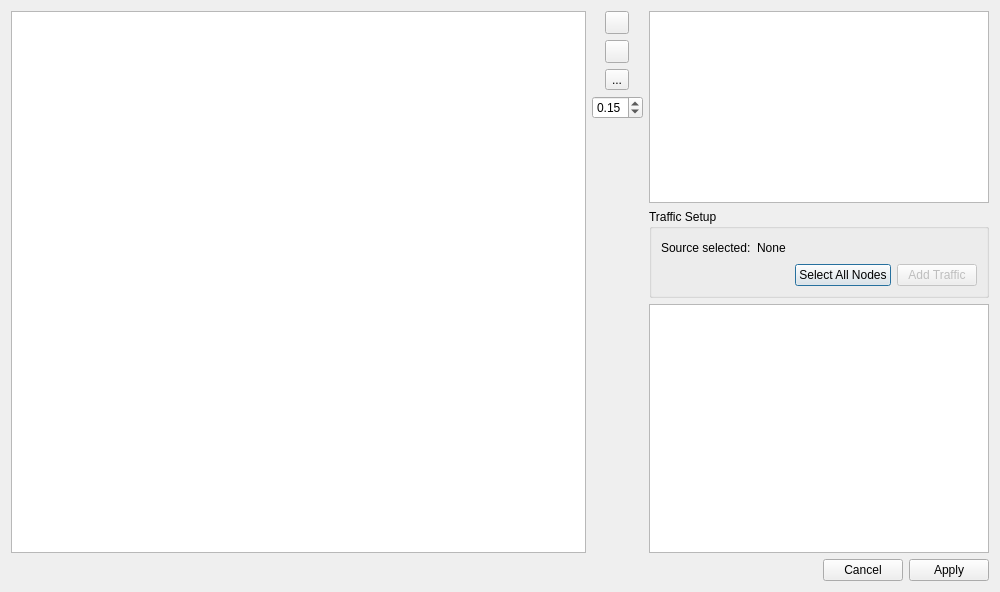
<?xml version="1.0" encoding="UTF-8"?>
<ui version="4.0">
 <class>TrafficConfigurationDialog</class>
 <widget class="QDialog" name="TrafficConfigurationDialog">
  <property name="geometry">
   <rect>
    <x>0</x>
    <y>0</y>
    <width>1000</width>
    <height>592</height>
   </rect>
  </property>
  <property name="windowTitle">
   <string>Traffic Setup</string>
  </property>
  <property name="locale">
   <locale language="English" country="UnitedStates"/>
  </property>
  <layout class="QVBoxLayout" name="verticalLayout_4">
   <item>
    <layout class="QHBoxLayout" name="horizontalLayout_3" stretch="1,0,0">
     <item>
      <widget class="PersonalGraphicsView" name="graphicsView">
       <property name="dragMode">
        <enum>QGraphicsView::RubberBandDrag</enum>
       </property>
       <property name="transformationAnchor">
        <enum>QGraphicsView::AnchorUnderMouse</enum>
       </property>
      </widget>
     </item>
     <item>
      <layout class="QVBoxLayout" name="verticalLayout_3">
       <item alignment="Qt::AlignHCenter">
        <widget class="QToolButton" name="zoomIn">
         <property name="icon">
          <iconset resource="../resources/Icons.qrc">
           <normaloff>:/icons/icons/zoomin.png</normaloff>:/icons/icons/zoomin.png</iconset>
         </property>
        </widget>
       </item>
       <item alignment="Qt::AlignHCenter">
        <widget class="QToolButton" name="zoomOut">
         <property name="icon">
          <iconset resource="../resources/Icons.qrc">
           <normaloff>:/icons/icons/zoomout.png</normaloff>:/icons/icons/zoomout.png</iconset>
         </property>
        </widget>
       </item>
       <item alignment="Qt::AlignHCenter">
        <widget class="QToolButton" name="zoomRestore">
         <property name="text">
          <string>...</string>
         </property>
         <property name="icon">
          <iconset resource="../resources/Icons.qrc">
           <normaloff>:/icons/icons/zoomrestore.png</normaloff>:/icons/icons/zoomrestore.png</iconset>
         </property>
        </widget>
       </item>
       <item>
        <widget class="QDoubleSpinBox" name="zoomScale">
         <property name="minimum">
          <double>0.010000000000000</double>
         </property>
         <property name="maximum">
          <double>1.000000000000000</double>
         </property>
         <property name="singleStep">
          <double>0.100000000000000</double>
         </property>
         <property name="value">
          <double>0.150000000000000</double>
         </property>
        </widget>
       </item>
       <item>
        <spacer name="verticalSpacer">
         <property name="orientation">
          <enum>Qt::Vertical</enum>
         </property>
         <property name="sizeHint" stdset="0">
          <size>
           <width>20</width>
           <height>40</height>
          </size>
         </property>
        </spacer>
       </item>
      </layout>
     </item>
     <item>
      <layout class="QVBoxLayout" name="verticalLayout_2" stretch="0,0,1">
       <item>
        <widget class="QListWidget" name="listConf">
         <property name="editTriggers">
          <set>QAbstractItemView::CurrentChanged|QAbstractItemView::SelectedClicked</set>
         </property>
         <property name="wordWrap">
          <bool>true</bool>
         </property>
        </widget>
       </item>
       <item>
        <widget class="QGroupBox" name="groupBox">
         <property name="minimumSize">
          <size>
           <width>340</width>
           <height>0</height>
          </size>
         </property>
         <property name="title">
          <string>Traffic Setup</string>
         </property>
         <layout class="QVBoxLayout" name="verticalLayout" stretch="0,0">
          <item>
           <layout class="QHBoxLayout" name="horizontalLayout" stretch="0,1,0">
            <item>
             <widget class="QLabel" name="label">
              <property name="text">
               <string>Source selected:</string>
              </property>
             </widget>
            </item>
            <item>
             <widget class="QLabel" name="labelNodeSelected">
              <property name="text">
               <string>None</string>
              </property>
             </widget>
            </item>
            <item>
             <spacer name="horizontalSpacer">
              <property name="orientation">
               <enum>Qt::Horizontal</enum>
              </property>
              <property name="sizeHint" stdset="0">
               <size>
                <width>10</width>
                <height>20</height>
               </size>
              </property>
             </spacer>
            </item>
           </layout>
          </item>
          <item>
           <layout class="QHBoxLayout" name="horizontalLayout_2">
            <item>
             <spacer name="horizontalSpacer_2">
              <property name="orientation">
               <enum>Qt::Horizontal</enum>
              </property>
              <property name="sizeHint" stdset="0">
               <size>
                <width>80</width>
                <height>20</height>
               </size>
              </property>
             </spacer>
            </item>
            <item>
             <widget class="QPushButton" name="buttonSelectAllNodes">
              <property name="text">
               <string>Select All Nodes</string>
              </property>
             </widget>
            </item>
            <item>
             <widget class="QPushButton" name="buttonAddTraffic">
              <property name="enabled">
               <bool>false</bool>
              </property>
              <property name="text">
               <string>Add Traffic</string>
              </property>
             </widget>
            </item>
           </layout>
          </item>
         </layout>
        </widget>
       </item>
       <item>
        <widget class="QListWidget" name="listTraffic">
         <property name="selectionMode">
          <enum>QAbstractItemView::ExtendedSelection</enum>
         </property>
         <property name="selectionBehavior">
          <enum>QAbstractItemView::SelectItems</enum>
         </property>
         <property name="uniformItemSizes">
          <bool>true</bool>
         </property>
         <property name="wordWrap">
          <bool>true</bool>
         </property>
        </widget>
       </item>
      </layout>
     </item>
    </layout>
   </item>
   <item>
    <widget class="QDialogButtonBox" name="dialogButtons">
     <property name="orientation">
      <enum>Qt::Horizontal</enum>
     </property>
     <property name="standardButtons">
      <set>QDialogButtonBox::Apply|QDialogButtonBox::Cancel</set>
     </property>
    </widget>
   </item>
  </layout>
 </widget>
 <customwidgets>
  <customwidget>
   <class>PersonalGraphicsView</class>
   <extends>QGraphicsView</extends>
   <header>View/PersonalGraphicsView.h</header>
  </customwidget>
 </customwidgets>
 <resources>
  <include location="../resources/Icons.qrc"/>
 </resources>
 <connections/>
</ui>
